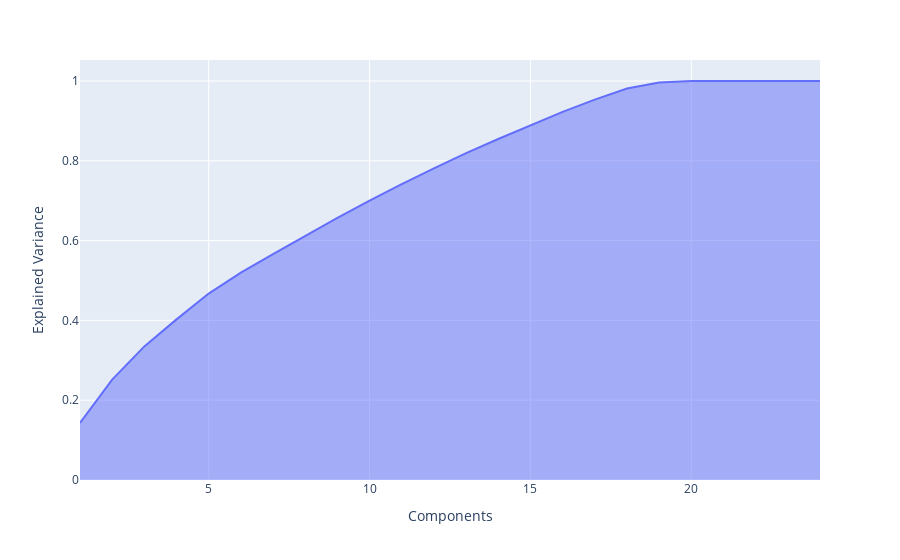

Notebook cell for this chart:
### Code cell
evr_cumsum = np.cumsum(pca.explained_variance_ratio_)

px.area(
  x = range(1, evr_cumsum.shape[0]+1),
  y = evr_cumsum,
  labels={"x": "Components", "y": "Explained Variance"}
)

### Figure 1 — Plotly figure (JSON) as saved in the notebook; plotly's stock layout.template omitted (floating-point values rounded to 4 significant figures)
{"data": [{"fillpattern": {"shape": ""}, "hovertemplate": "Components=%{x}<br>Explained Variance=%{y}<extra></extra>", "legendgroup": "", "line": {"color": "#636efa"}, "marker": {"symbol": "circle"}, "mode": "lines", "name": "", "orientation": "v", "showlegend": false, "stackgroup": "1", "type": "scatter", "x": [1, 2, 3, 4, 5, 6, 7, 8, 9, 10, 11, 12, 13, 14, 15, 16, 17, 18, 19, 20, 21, 22, 23, 24], "xaxis": "x", "y": [0.1434, 0.2515, 0.3348, 0.4026, 0.4673, 0.5196, 0.5664, 0.6121, 0.6568, 0.7, 0.7418, 0.781, 0.8191, 0.8546, 0.8895, 0.9227, 0.9533, 0.9813, 0.9962, 1.0, 1.0, 1.0, 1.0, 1.0], "yaxis": "y"}], "layout": {"legend": {"tracegroupgap": 0}, "margin": {"t": 60}, "xaxis": {"anchor": "y", "domain": [0, 1], "title": {"text": "Components"}}, "yaxis": {"anchor": "x", "domain": [0, 1], "title": {"text": "Explained Variance"}}}}
